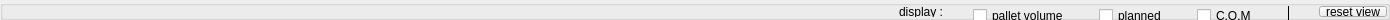
           <widget class="QGroupBox" name="scene_grp">
            <property name="sizePolicy">
             <sizepolicy hsizetype="Preferred" vsizetype="Fixed">
              <horstretch>0</horstretch>
              <verstretch>0</verstretch>
             </sizepolicy>
            </property>
            <property name="minimumSize">
             <size>
              <width>1390</width>
              <height>20</height>
             </size>
            </property>
            <property name="maximumSize">
             <size>
              <width>16777215</width>
              <height>20</height>
             </size>
            </property>
            <property name="title">
             <string/>
            </property>
            <layout class="QHBoxLayout" name="horizontalLayout">
             <property name="spacing">
              <number>10</number>
             </property>
             <property name="margin">
              <number>0</number>
             </property>
             <item>
              <spacer name="horizontalSpacer_7">
               <property name="orientation">
                <enum>Qt::Horizontal</enum>
               </property>
               <property name="sizeHint" stdset="0">
                <size>
                 <width>40</width>
                 <height>20</height>
                </size>
               </property>
              </spacer>
             </item>
             <item>
              <widget class="QLabel" name="label_2">
               <property name="text">
                <string>display :</string>
               </property>
              </widget>
             </item>
             <item>
              <spacer name="horizontalSpacer_20">
               <property name="orientation">
                <enum>Qt::Horizontal</enum>
               </property>
               <property name="sizeType">
                <enum>QSizePolicy::Fixed</enum>
               </property>
               <property name="sizeHint" stdset="0">
                <size>
                 <width>20</width>
                 <height>20</height>
                </size>
               </property>
              </spacer>
             </item>
             <item>
              <widget class="QCheckBox" name="volumeviewBtn">
               <property name="minimumSize">
                <size>
                 <width>0</width>
                 <height>20</height>
                </size>
               </property>
               <property name="maximumSize">
                <size>
                 <width>16777215</width>
                 <height>20</height>
                </size>
               </property>
               <property name="text">
                <string>pallet volume</string>
               </property>
              </widget>
             </item>
             <item>
              <spacer name="horizontalSpacer_9">
               <property name="orientation">
                <enum>Qt::Horizontal</enum>
               </property>
               <property name="sizeType">
                <enum>QSizePolicy::Fixed</enum>
               </property>
               <property name="sizeHint" stdset="0">
                <size>
                 <width>20</width>
                 <height>20</height>
                </size>
               </property>
              </spacer>
             </item>
             <item>
              <widget class="QCheckBox" name="plannedviewBtn">
               <property name="minimumSize">
                <size>
                 <width>0</width>
                 <height>20</height>
                </size>
               </property>
               <property name="maximumSize">
                <size>
                 <width>16777215</width>
                 <height>20</height>
                </size>
               </property>
               <property name="text">
                <string>planned</string>
               </property>
              </widget>
             </item>
             <item>
              <spacer name="horizontalSpacer_8">
               <property name="orientation">
                <enum>Qt::Horizontal</enum>
               </property>
               <property name="sizeType">
                <enum>QSizePolicy::Fixed</enum>
               </property>
               <property name="sizeHint" stdset="0">
                <size>
                 <width>20</width>
                 <height>20</height>
                </size>
               </property>
              </spacer>
             </item>
             <item>
              <widget class="QCheckBox" name="comviewBtn">
               <property name="minimumSize">
                <size>
                 <width>0</width>
                 <height>20</height>
                </size>
               </property>
               <property name="maximumSize">
                <size>
                 <width>16777215</width>
                 <height>20</height>
                </size>
               </property>
               <property name="text">
                <string>C.O.M</string>
               </property>
              </widget>
             </item>
             <item>
              <spacer name="horizontalSpacer_10">
               <property name="orientation">
                <enum>Qt::Horizontal</enum>
               </property>
               <property name="sizeType">
                <enum>QSizePolicy::Fixed</enum>
               </property>
               <property name="sizeHint" stdset="0">
                <size>
                 <width>20</width>
                 <height>20</height>
                </size>
               </property>
              </spacer>
             </item>
             <item>
              <widget class="Line" name="line_3">
               <property name="sizePolicy">
                <sizepolicy hsizetype="Fixed" vsizetype="Fixed">
                 <horstretch>0</horstretch>
                 <verstretch>0</verstretch>
                </sizepolicy>
               </property>
               <property name="minimumSize">
                <size>
                 <width>2</width>
                 <height>20</height>
                </size>
               </property>
               <property name="maximumSize">
                <size>
                 <width>2</width>
                 <height>19</height>
                </size>
               </property>
               <property name="frameShadow">
                <enum>QFrame::Plain</enum>
               </property>
               <property name="orientation">
                <enum>Qt::Vertical</enum>
               </property>
              </widget>
             </item>
             <item>
              <spacer name="horizontalSpacer_11">
               <property name="orientation">
                <enum>Qt::Horizontal</enum>
               </property>
               <property name="sizeType">
                <enum>QSizePolicy::Fixed</enum>
               </property>
               <property name="sizeHint" stdset="0">
                <size>
                 <width>20</width>
                 <height>20</height>
                </size>
               </property>
              </spacer>
             </item>
             <item>
              <widget class="QToolButton" name="resetviewBtn">
               <property name="text">
                <string>reset view</string>
               </property>
               <property name="icon">
                <iconset>
                 <normaloff>:/images/resetview_en.png</normaloff>:/images/resetview_en.png</iconset>
               </property>
               <property name="iconSize">
                <size>
                 <width>20</width>
                 <height>20</height>
                </size>
               </property>
               <property name="toolButtonStyle">
                <enum>Qt::ToolButtonTextBesideIcon</enum>
               </property>
               <property name="class" stdset="0">
                <string>QToolButton3</string>
               </property>
              </widget>
             </item>
            </layout>
           </widget>
